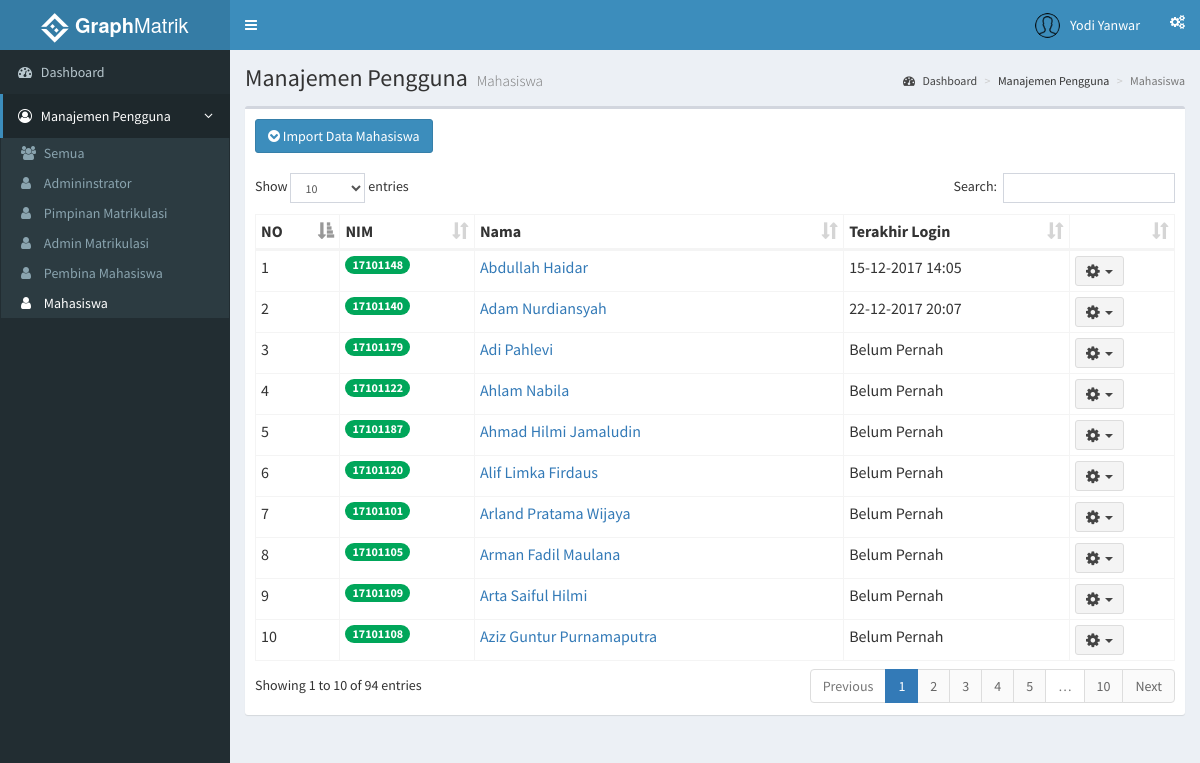
Page /index.php?page=mahasiswa (signed in) on the earlier database version.
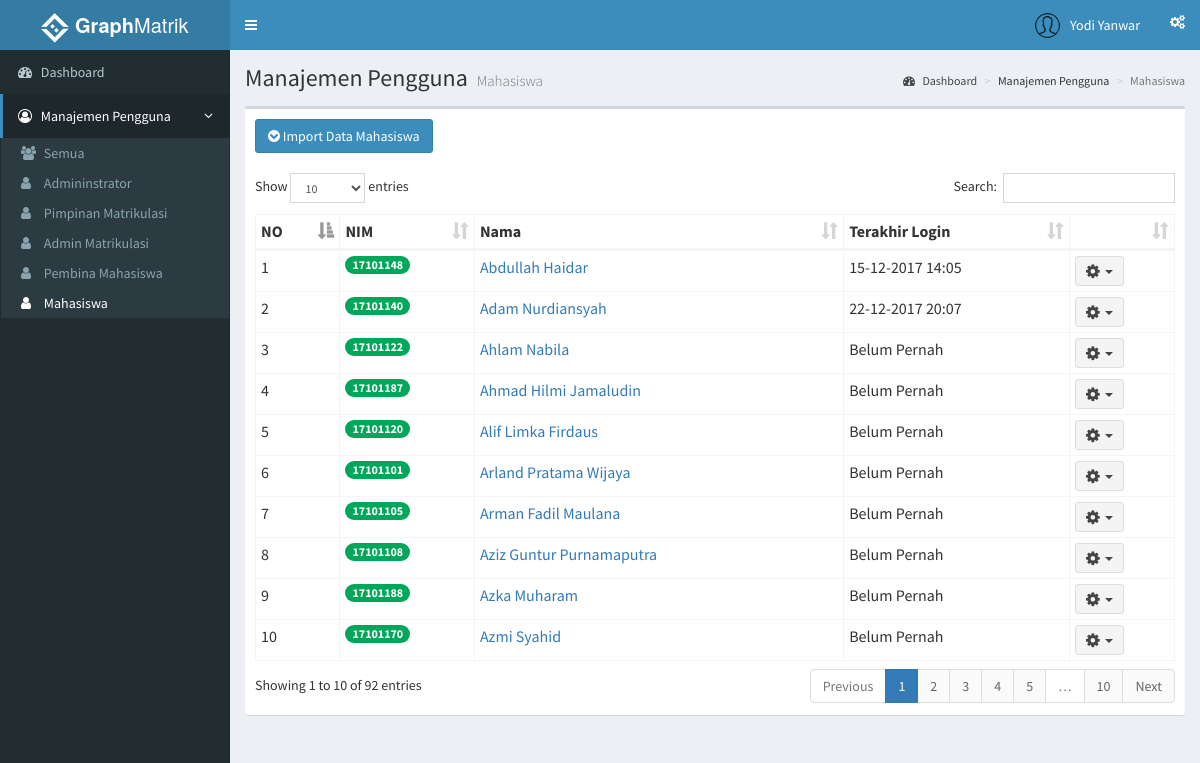
Same page on the later database version.
### tables this page shows
CREATE TABLE `mahasiswa` (
  `id_mahasiswa` int(11) NOT NULL,
  `nim` int(11) NOT NULL,
  `nama` varchar(35) NOT NULL,
  `angkatan` int(11) DEFAULT NULL,
  `j_kelamin` varchar(15) DEFAULT NULL,
  `asalkota` varchar(20) DEFAULT NULL,
  `email` varchar(35) DEFAULT NULL,
  `telp` varchar(13) DEFAULT NULL,
  `avatar` varchar(100) DEFAULT NULL,
  `tgl_lahir` date DEFAULT NULL,
  `id_user` int(11) DEFAULT NULL
);

CREATE TABLE `users` (
  `id_user` int(11) NOT NULL,
  `username` varchar(30) NOT NULL,
  `password` varchar(50) NOT NULL,
  `level` int(11) NOT NULL,
  `last_login` datetime NOT NULL
);

### functions.php (called while the page is built, shortened)
<?php
	function tampilMahasiswa(){
		$ambildata = mysql_query("SELECT mahasiswa.*, users.* FROM users INNER JOIN mahasiswa ON mahasiswa.id_user = users.id_user ORDER BY nama") or die(mysql_error());
		if (mysql_num_rows($ambildata) > 0) {
			while ($ad = mysql_fetch_assoc($ambildata))
				$data[] = $ad;
				return $data;
		} else{
			echo "Daftar mahasiswa kosong";
		}
	}
 ?>

### role/admin/mahasiswa.php (the view, shortened to what this page needs)
<?php
  include 'functions.php';
 ?>
    <section class="content-header">
      <h1>
        Manajemen Pengguna
        <small>Mahasiswa</small>
      </h1>
      <ol class="breadcrumb">
        <li><a href="/simon/admin"><i class="fa fa-dashboard"></i> Dashboard</a></li>
        <li>Manajemen Pengguna</li>
        <li class="active">Mahasiswa</li>
      </ol>
    </section>
    <section class="content">
      <div class="row">
        <div class="col-xs-12">
          <div class="box">
            <div class="box-header">
             <button class="btn btn-primary" data-toggle="modal" data-target="#importMhsModal"><i class="fa fa-chevron-circle-down"></i>&nbsp;Import Data Mahasiswa</button>
            </div>
            <div class="box-body">
              <table id="tablePembina" class="table table-bordered table-hover table-condensed">
                <thead>
                  <tr>
                    <th>NO</th>
                    <th>NIM</th>
                    <th>Nama</th>
                    <th>Terakhir Login</th>
                    <th></th>
                  </tr>
                </thead>
                <tbody>
                  <?php
                    $dataMahasiswa = tampilMahasiswa();
                    $no = 1;
                    foreach($dataMahasiswa as $row){
                   ?>
                <tr>
                  <td><?php echo $no ?></td>
                  <td><?php echo "<span class='badge bg-green'>".$row['nim']."</span>" ?></td>
                  <td><?php echo "<a href='index.php?page=mahasiswadetails&id=".$row['id_user']."'>".$row['nama']."</a>" ?></td>
                  <td><?php if ($row['last_login'] == '0000-00-00 00:00:00'){ echo 'Belum Pernah';}else{ echo date("d-m-Y H:i", strtotime($row['last_login'])) ;}
                  ?></td>
                  <td>
                    <div class="dropdown">
                      <button class="btn btn-default btn-sm dropdown-toggle " type="button" data-toggle="dropdown">
                        <i class="fa fa-cog fa-lg"></i>&nbsp;&nbsp;<span class="caret"></span>
                      </button>
                    </div>
                  </td>
                </tr>
                  <?php
                    $no++; }
                   ?>
                </tbody>
              </table>
            </div>
          </div>
        </div>
      </div>
    </section>

Differences in the rows shown:
removed mahasiswa: nim "17101179", nama "Adi Pahlevi", shows "Belum Pernah"
no longer on this page (row edited): mahasiswa: nim "17101109", nama "Arta Saiful Hilmi", shows "Belum Pernah"
now on this page (row unchanged): mahasiswa: nim "17101188", nama "Azka Muharam", shows "Belum Pernah"
now on this page (row unchanged): mahasiswa: nim "17101170", nama "Azmi Syahid", shows "Belum Pernah"
Other differences:
text written by a page script: "Show entries Search: Showing 1 to 10 of 94 entries Previous 1 2 3 4 5 … 10 Next" → "Show entries Search: Showing 1 to 10 of 92 entries Previous 1 2 3 4 5 … 10 Next"
